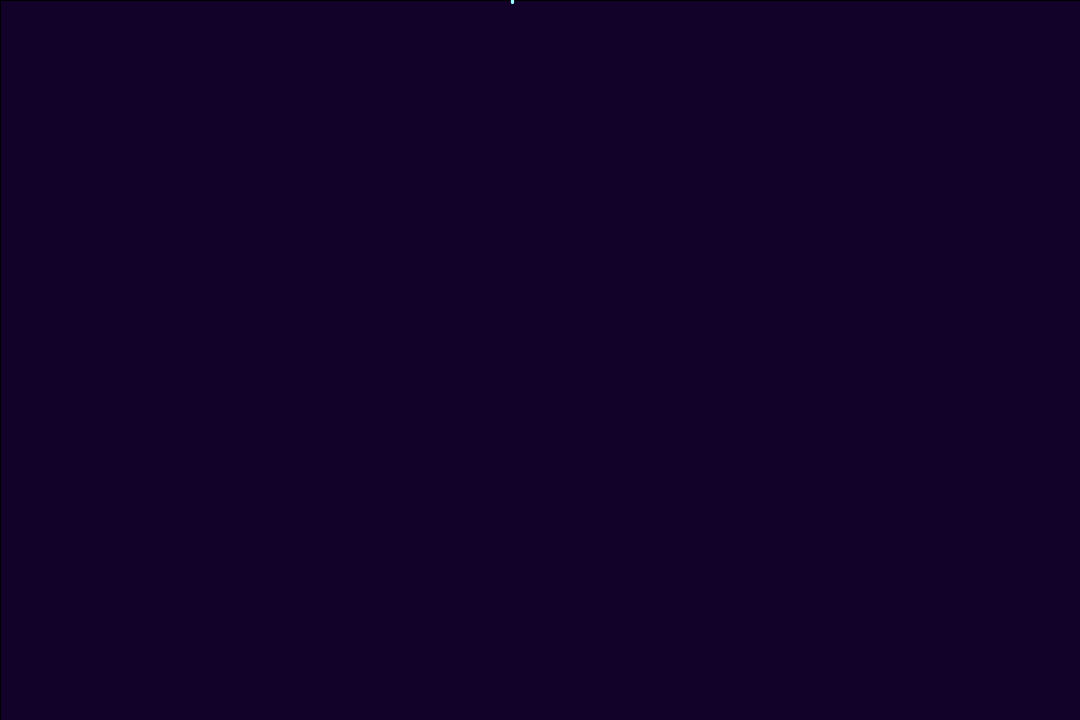
Frame 1 (no input)
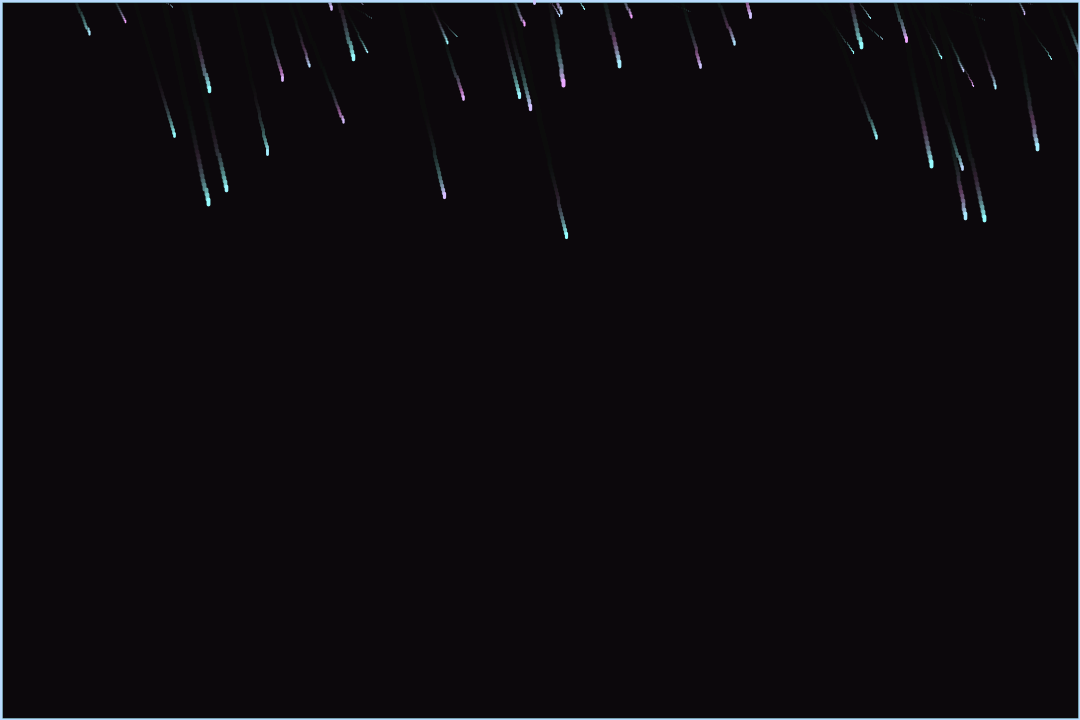
Frame 60 (the mouse pressed at the canvas centre just before this capture)
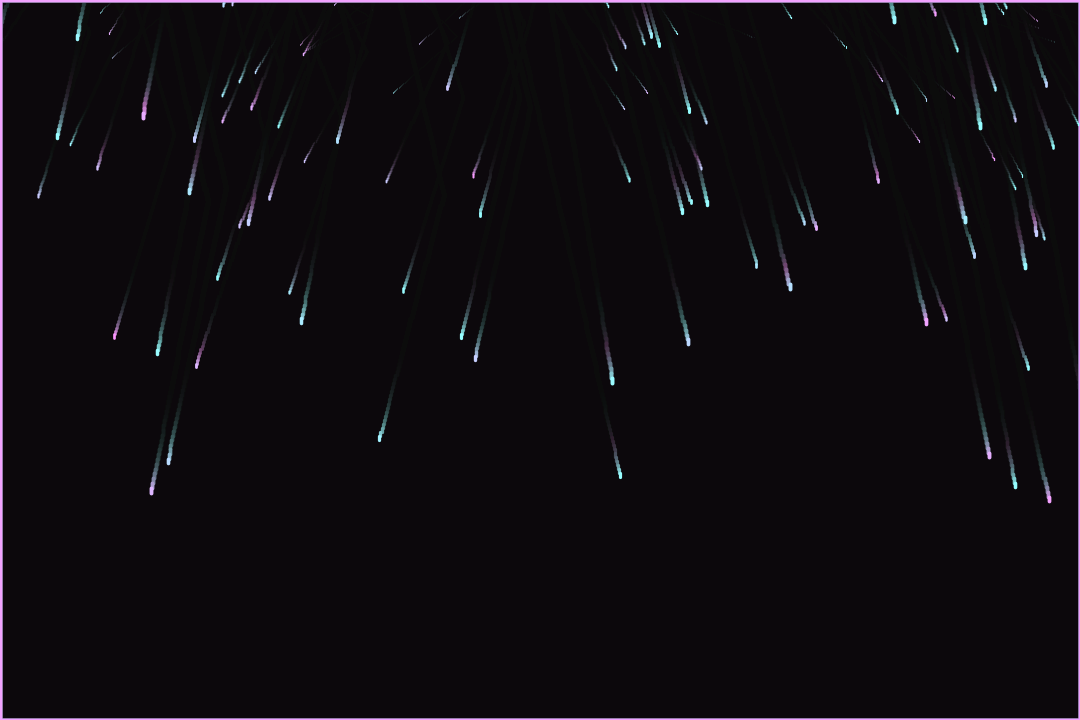
Frame 120 (the mouse held since frame 60 and released just before this capture)

The Processing sketch that drew these frames (run headless with seeded random() and noise(); from frame 60 on, the mouse is pressed at the canvas centre):

// Processing sketch: Rain
// ── Rain.pde
Drop[] drops = new Drop[1000];

void setup() {
  size(1080,720);
  background(20,0,50);
  for (int i=0;i<drops.length;i++){
    drops[i]=new Drop();
  }
}

void draw(){
  fill(10,50); //We draw a transparent rectangle at each frame so that over time, older positions are hidden and we have a trail 
  rect(0,0,width,height);
  for (int i=0;i<drops.length;i++){
    drops[i].fall();
    drops[i].show();
  }
}

// ── Drop.pde
class Drop {
  float x = random(0,width);
  float y = random(-2*height,0);
  float dist = random(0.2,1);
  float xvar=random(-0.2,0.2);
  float yspeed = 5*pow(dist,3);
  float weight = 4*pow(dist,3);
  float size = 5*pow(dist,3);
  
  void fall(){
    x+=xvar;
    float distToMouse = pow(x-mouseX,2)+pow(y-mouseY,2);
    x+=((x-mouseX)/abs(x-mouseX))*exp(-1/pow(x-mouseX,2));
    y=y+yspeed;
    //yspeed*=1.01;
    if (y>height){y=random(-4*height,0);yspeed = 5*pow(dist,3);x = random(0,width);}
  }
  void show(){
    stroke(255-105*abs(cos(PI*(x+y)/100)),150+105*abs(cos(PI*(x+y)/100)),255);
    strokeWeight(weight);
    line(x,y,x,y+size);
  }
}
